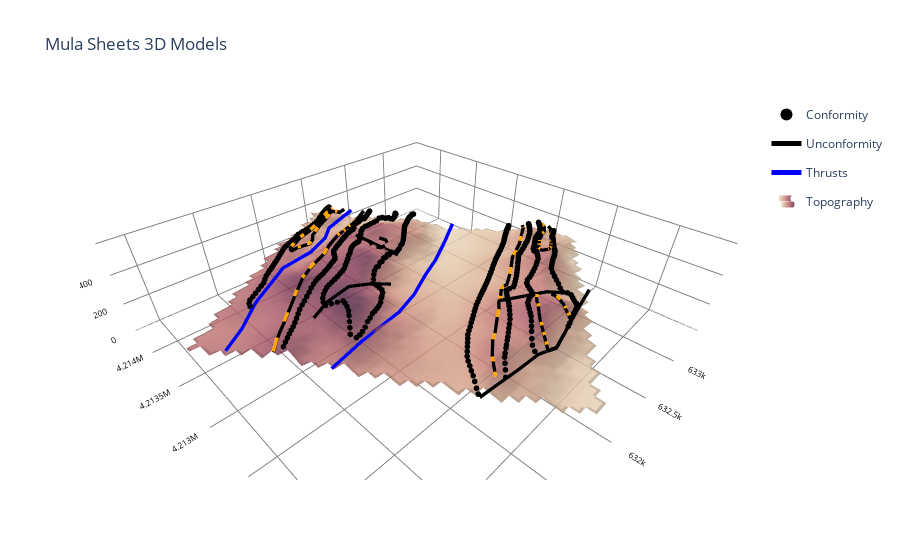

Notebook source saved alongside this figure:
### Code cell
fig=go.Figure(tr_dat)

fig.add_trace(go.Surface(  x=topo_s[3],y=topo_s[4],z=topo_s[5],
                           colorscale='brwnyl',
                           opacity = 0.8,
                           name='Topography',
                           legendgroup='topo',
                           showlegend=True,
                           showscale=False))

camera = dict(up=dict(x=0, y=0, z=1),
              center=dict(x=0, y=0, z=0),
               eye=dict(x=-1.25, y=-1.25, z=1.25) )
fig.update_layout(
    legend=go.layout.Legend(
        itemsizing='constant'  # Set the itemsizing attribute to 'constant'
    ))

fig.update_layout( title="Mula Sheets 3D Models",
                  #paper_bgcolor = 'black',
                 scene = dict(
                     xaxis=dict(title='UTM_X', 
                                tickfont = dict(size = 10,color = 'black'),
                                title_font_size=10,
                                titlefont_color='black', 
                                range=[cotasxy[0],cotasxy[1]],
                                backgroundcolor='white',
                                color='black',
                                gridcolor='gray'),
                     yaxis=dict(title='UTM_Y',
                                tickfont = dict(size = 10,color = 'black'),
                                title_font_size=10,
                                titlefont_color='black', 
                                range=[cotasxy[2],cotasxy[3]],  
                                backgroundcolor='white',
                                color='black',
                                gridcolor='gray'),
                      zaxis=dict(nticks=4,
                                tickfont = dict(size = 10,color = 'black'),
                                title='Elevation', 
                                title_font_size=10,
                                titlefont_color='black', 
                                range=[0,600],
                                backgroundcolor='white',
                                color='black', 
                                gridcolor='gray'),
                     aspectratio=dict(x=2, y=2, z=0.5)),
                     #aspectmode='data'),
                     scene_camera= camera,
                 ) 
              
fig.show()
